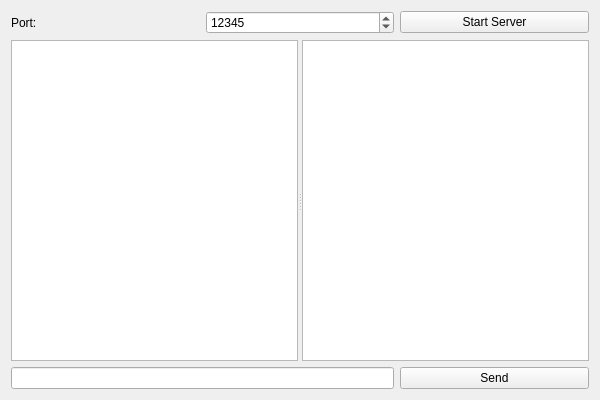
<!-- File: mainwindow.ui -->
<ui version="4.0">
 <class>MainWindow</class>
 <widget class="QWidget" name="MainWindow">
  <property name="geometry">
   <rect>
    <x>0</x>
    <y>0</y>
    <width>600</width>
    <height>400</height>
   </rect>
  </property>
  <layout class="QGridLayout" name="gridLayout">
   <item row="0" column="0">
    <widget class="QLabel" name="label">
     <property name="text">
      <string>Port:</string>
     </property>
    </widget>
   </item>
   <item row="0" column="1">
    <widget class="QSpinBox" name="portSpin">
     <property name="minimum">
      <number>1</number>
     </property>
     <property name="maximum">
      <number>65535</number>
     </property>
     <property name="value">
      <number>12345</number>
     </property>
    </widget>
   </item>
   <item row="0" column="2">
    <widget class="QPushButton" name="startButton">
     <property name="text">
      <string>Start Server</string>
     </property>
    </widget>
   </item>
   <item row="1" column="0" colspan="3">
    <widget class="QSplitter" name="splitter">
     <property name="orientation">
      <enum>Qt::Horizontal</enum>
     </property>
     <widget class="QListWidget" name="clientList"/>
     <widget class="QPlainTextEdit" name="logEdit"/>
    </widget>
   </item>
   <item row="2" column="0" colspan="2">
    <widget class="QLineEdit" name="messageEdit"/>
   </item>
   <item row="2" column="2">
    <widget class="QPushButton" name="sendButton">
     <property name="text">
      <string>Send</string>
     </property>
    </widget>
   </item>
  </layout>
 </widget>
 <resources/>
 <connections/>
</ui>
